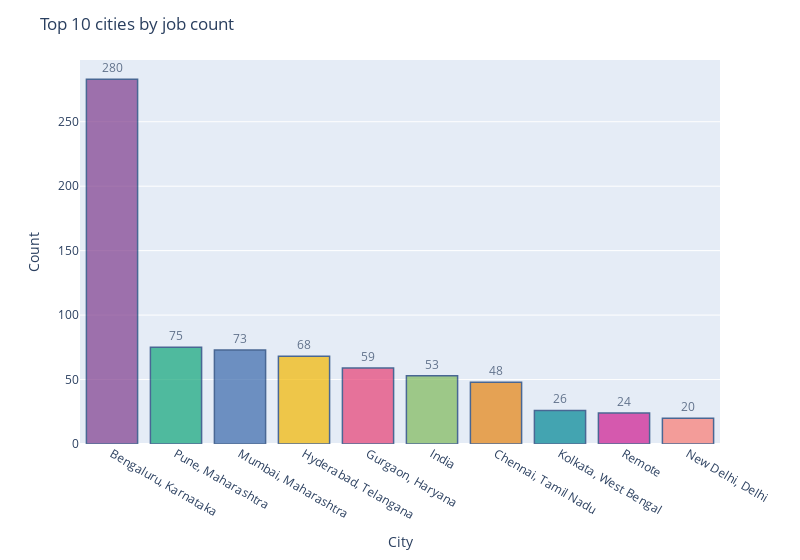

This figure's notebook cell:
### Markdown cell above
They are here with top job vacancies.Cognizant,IBM,Novartis,JP Morgan,Microsoft are very big names but they have avarage ratings and 19,12,8,8 job vacancies respectively.

### Code cell
location = df_temp['JobLocation'].value_counts().nlargest(n=10)
fig = px.bar(y=location.values,
       x=location.index,
       orientation='v',
       color=location.index,
       text=location.values,
       color_discrete_sequence= px.colors.qualitative.Bold)

fig.update_traces(texttemplate='%{text:.2s}', 
                  textposition='outside', 
                  marker_line_color='rgb(8,48,107)', 
                  marker_line_width=1.5, 
                  opacity=0.7)

fig.update_layout(width=800, 
                  showlegend=False, 
                  xaxis_title="City",
                  yaxis_title="Count",
                  title="Top 10 cities by job count")
fig.show()

### Figure 1 — Plotly figure (JSON) as saved in the notebook; plotly's stock layout.template omitted (floating-point values rounded to 4 significant figures)
{"data": [{"alignmentgroup": "True", "hovertemplate": "color=Bengaluru, Karnataka<br>x=%{x}<br>y=%{y}<br>text=%{text}<extra></extra>", "legendgroup": "Bengaluru, Karnataka", "marker": {"color": "rgb(127, 60, 141)", "line": {"color": "rgb(8,48,107)", "width": 1.5}}, "name": "Bengaluru, Karnataka", "offsetgroup": "Bengaluru, Karnataka", "opacity": 0.7, "orientation": "v", "showlegend": true, "text": [283], "textposition": "outside", "texttemplate": "%{text:.2s}", "type": "bar", "x": ["Bengaluru, Karnataka"], "xaxis": "x", "y": [283], "yaxis": "y"}, {"alignmentgroup": "True", "hovertemplate": "color=Pune, Maharashtra<br>x=%{x}<br>y=%{y}<br>text=%{text}<extra></extra>", "legendgroup": "Pune, Maharashtra", "marker": {"color": "rgb(17, 165, 121)", "line": {"color": "rgb(8,48,107)", "width": 1.5}}, "name": "Pune, Maharashtra", "offsetgroup": "Pune, Maharashtra", "opacity": 0.7, "orientation": "v", "showlegend": true, "text": [75], "textposition": "outside", "texttemplate": "%{text:.2s}", "type": "bar", "x": ["Pune, Maharashtra"], "xaxis": "x", "y": [75], "yaxis": "y"}, {"alignmentgroup": "True", "hovertemplate": "color=Mumbai, Maharashtra<br>x=%{x}<br>y=%{y}<br>text=%{text}<extra></extra>", "legendgroup": "Mumbai, Maharashtra", "marker": {"color": "rgb(57, 105, 172)", "line": {"color": "rgb(8,48,107)", "width": 1.5}}, "name": "Mumbai, Maharashtra", "offsetgroup": "Mumbai, Maharashtra", "opacity": 0.7, "orientation": "v", "showlegend": true, "text": [73], "textposition": "outside", "texttemplate": "%{text:.2s}", "type": "bar", "x": ["Mumbai, Maharashtra"], "xaxis": "x", "y": [73], "yaxis": "y"}, {"alignmentgroup": "True", "hovertemplate": "color=Hyderabad, Telangana<br>x=%{x}<br>y=%{y}<br>text=%{text}<extra></extra>", "legendgroup": "Hyderabad, Telangana", "marker": {"color": "rgb(242, 183, 1)", "line": {"color": "rgb(8,48,107)", "width": 1.5}}, "name": "Hyderabad, Telangana", "offsetgroup": "Hyderabad, Telangana", "opacity": 0.7, "orientation": "v", "showlegend": true, "text": [68], "textposition": "outside", "texttemplate": "%{text:.2s}", "type": "bar", "x": ["Hyderabad, Telangana"], "xaxis": "x", "y": [68], "yaxis": "y"}, {"alignmentgroup": "True", "hovertemplate": "color=Gurgaon, Haryana<br>x=%{x}<br>y=%{y}<br>text=%{text}<extra></extra>", "legendgroup": "Gurgaon, Haryana", "marker": {"color": "rgb(231, 63, 116)", "line": {"color": "rgb(8,48,107)", "width": 1.5}}, "name": "Gurgaon, Haryana", "offsetgroup": "Gurgaon, Haryana", "opacity": 0.7, "orientation": "v", "showlegend": true, "text": [59], "textposition": "outside", "texttemplate": "%{text:.2s}", "type": "bar", "x": ["Gurgaon, Haryana"], "xaxis": "x", "y": [59], "yaxis": "y"}, {"alignmentgroup": "True", "hovertemplate": "color=India<br>x=%{x}<br>y=%{y}<br>text=%{text}<extra></extra>", "legendgroup": "India", "marker": {"color": "rgb(128, 186, 90)", "line": {"color": "rgb(8,48,107)", "width": 1.5}}, "name": "India", "offsetgroup": "India", "opacity": 0.7, "orientation": "v", "showlegend": true, "text": [53], "textposition": "outside", "texttemplate": "%{text:.2s}", "type": "bar", "x": ["India"], "xaxis": "x", "y": [53], "yaxis": "y"}, {"alignmentgroup": "True", "hovertemplate": "color=Chennai, Tamil Nadu<br>x=%{x}<br>y=%{y}<br>text=%{text}<extra></extra>", "legendgroup": "Chennai, Tamil Nadu", "marker": {"color": "rgb(230, 131, 16)", "line": {"color": "rgb(8,48,107)", "width": 1.5}}, "name": "Chennai, Tamil Nadu", "offsetgroup": "Chennai, Tamil Nadu", "opacity": 0.7, "orientation": "v", "showlegend": true, "text": [48], "textposition": "outside", "texttemplate": "%{text:.2s}", "type": "bar", "x": ["Chennai, Tamil Nadu"], "xaxis": "x", "y": [48], "yaxis": "y"}, {"alignmentgroup": "True", "hovertemplate": "color=Kolkata, West Bengal<br>x=%{x}<br>y=%{y}<br>text=%{text}<extra></extra>", "legendgroup": "Kolkata, West Bengal", "marker": {"color": "rgb(0, 134, 149)", "line": {"color": "rgb(8,48,107)", "width": 1.5}}, "name": "Kolkata, West Bengal", "offsetgroup": "Kolkata, West Bengal", "opacity": 0.7, "orientation": "v", "showlegend": true, "text": [26], "textposition": "outside", "texttemplate": "%{text:.2s}", "type": "bar", "x": ["Kolkata, West Bengal"], "xaxis": "x", "y": [26], "yaxis": "y"}, {"alignmentgroup": "True", "hovertemplate": "color=Remote<br>x=%{x}<br>y=%{y}<br>text=%{text}<extra></extra>", "legendgroup": "Remote", "marker": {"color": "rgb(207, 28, 144)", "line": {"color": "rgb(8,48,107)", "width": 1.5}}, "name": "Remote", "offsetgroup": "Remote", "opacity": 0.7, "orientation": "v", "showlegend": true, "text": [24], "textposition": "outside", "texttemplate": "%{text:.2s}", "type": "bar", "x": ["Remote"], "xaxis": "x", "y": [24], "yaxis": "y"}, {"alignmentgroup": "True", "hovertemplate": "color=New Delhi, Delhi<br>x=%{x}<br>y=%{y}<br>text=%{text}<extra></extra>", "legendgroup": "New Delhi, Delhi", "marker": {"color": "rgb(249, 123, 114)", "line": {"color": "rgb(8,48,107)", "width": 1.5}}, "name": "New Delhi, Delhi", "offsetgroup": "New Delhi, Delhi", "opacity": 0.7, "orientation": "v", "showlegend": true, "text": [20], "textposition": "outside", "texttemplate": "%{text:.2s}", "type": "bar", "x": ["New Delhi, Delhi"], "xaxis": "x", "y": [20], "yaxis": "y"}], "layout": {"barmode": "relative", "legend": {"title": {"text": "color"}, "tracegroupgap": 0}, "margin": {"t": 60}, "showlegend": false, "title": {"text": "Top 10 cities by job count"}, "width": 800, "xaxis": {"anchor": "y", "domain": [0, 1], "title": {"text": "City"}}, "yaxis": {"anchor": "x", "domain": [0, 1], "title": {"text": "Count"}}}}
